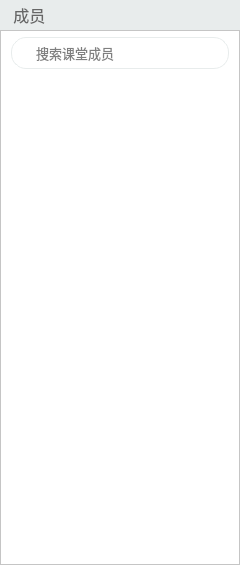
<?xml version="1.0" encoding="UTF-8"?>
<ui version="4.0">
 <class>MemberWidget</class>
 <widget class="QWidget" name="MemberWidget">
  <property name="geometry">
   <rect>
    <x>0</x>
    <y>0</y>
    <width>240</width>
    <height>565</height>
   </rect>
  </property>
  <property name="sizePolicy">
   <sizepolicy hsizetype="Fixed" vsizetype="Preferred">
    <horstretch>0</horstretch>
    <verstretch>0</verstretch>
   </sizepolicy>
  </property>
  <property name="windowTitle">
   <string>Form</string>
  </property>
  <layout class="QGridLayout" name="gridLayout">
   <property name="leftMargin">
    <number>0</number>
   </property>
   <property name="topMargin">
    <number>0</number>
   </property>
   <property name="rightMargin">
    <number>0</number>
   </property>
   <property name="bottomMargin">
    <number>0</number>
   </property>
   <property name="spacing">
    <number>0</number>
   </property>
   <item row="1" column="0">
    <widget class="QFrame" name="member_frame">
     <property name="minimumSize">
      <size>
       <width>240</width>
       <height>0</height>
      </size>
     </property>
     <property name="maximumSize">
      <size>
       <width>240</width>
       <height>16777215</height>
      </size>
     </property>
     <property name="styleSheet">
      <string notr="true">QFrame {
	background: #ffffff;
	border-left: 1px solid #E8ECEC;
}

/*整体*/
QScrollBar:vertical {
    border: none;
    background-color: #F3F4F8;
    width: 5px;
}

QScrollBar:vertical:hover {
    border: none;
    background-color: rgb(220, 220, 220);
    width: 5px;
}


/*滚动条*/
QScrollBar::handle:vertical {
	border-radius: 2px;
    background: rgb(220, 220, 220);
    min-height: 20px;
}

/*滚动条：悬浮*/
QScrollBar::handle:vertical:hover {
	border-radius: 2px;
    background: rgb(200, 200, 200);
    min-height: 20px;
}

/*下箭头*/
QScrollBar::add-line:vertical {
    height: 0;
    subcontrol-position: bottom;
    subcontrol-origin: margin;
}

/*上箭头*/
QScrollBar::sub-line:vertical {
    height: 0px;
    subcontrol-position: top;
    subcontrol-origin: margin;
}</string>
     </property>
     <property name="frameShape">
      <enum>QFrame::StyledPanel</enum>
     </property>
     <property name="frameShadow">
      <enum>QFrame::Raised</enum>
     </property>
     <layout class="QVBoxLayout" name="verticalLayout">
      <property name="leftMargin">
       <number>0</number>
      </property>
      <property name="topMargin">
       <number>6</number>
      </property>
      <property name="rightMargin">
       <number>0</number>
      </property>
      <property name="bottomMargin">
       <number>0</number>
      </property>
      <item>
       <widget class="QFrame" name="search_frame">
        <property name="sizePolicy">
         <sizepolicy hsizetype="Preferred" vsizetype="Preferred">
          <horstretch>0</horstretch>
          <verstretch>0</verstretch>
         </sizepolicy>
        </property>
        <property name="styleSheet">
         <string notr="true">border: 1px solid #E8ECEC;
border-radius: 15px;
margin-left: 10px;
margin-right: 10px;
</string>
        </property>
        <property name="frameShape">
         <enum>QFrame::StyledPanel</enum>
        </property>
        <property name="frameShadow">
         <enum>QFrame::Raised</enum>
        </property>
        <layout class="QGridLayout" name="gridLayout_3">
         <property name="leftMargin">
          <number>2</number>
         </property>
         <property name="topMargin">
          <number>5</number>
         </property>
         <property name="rightMargin">
          <number>5</number>
         </property>
         <property name="bottomMargin">
          <number>5</number>
         </property>
         <item row="0" column="0">
          <widget class="QLineEdit" name="search_lineEdit">
           <property name="minimumSize">
            <size>
             <width>0</width>
             <height>0</height>
            </size>
           </property>
           <property name="maximumSize">
            <size>
             <width>16777215</width>
             <height>16777215</height>
            </size>
           </property>
           <property name="font">
            <font>
             <family>微软雅黑</family>
             <pointsize>10</pointsize>
            </font>
           </property>
           <property name="styleSheet">
            <string notr="true">background: none;
border: none;
padding-left: 10px;</string>
           </property>
           <property name="placeholderText">
            <string>搜索课堂成员</string>
           </property>
          </widget>
         </item>
         <item row="0" column="1">
          <widget class="QPushButton" name="search_btn">
           <property name="sizePolicy">
            <sizepolicy hsizetype="Fixed" vsizetype="Fixed">
             <horstretch>0</horstretch>
             <verstretch>0</verstretch>
            </sizepolicy>
           </property>
           <property name="cursor">
            <cursorShape>PointingHandCursor</cursorShape>
           </property>
           <property name="styleSheet">
            <string notr="true">background: none;
border: none;</string>
           </property>
           <property name="text">
            <string/>
           </property>
           <property name="icon">
            <iconset resource="../../Status.qrc">
             <normaloff>:/button/Resources/material/button/search.png</normaloff>:/button/Resources/material/button/search.png</iconset>
           </property>
          </widget>
         </item>
        </layout>
       </widget>
      </item>
      <item>
       <widget class="QListWidget" name="member_view">
        <property name="styleSheet">
         <string notr="true">QListWidget {
	border: none;
	background: #ffffff;
}</string>
        </property>
        <property name="horizontalScrollBarPolicy">
         <enum>Qt::ScrollBarAlwaysOff</enum>
        </property>
       </widget>
      </item>
     </layout>
    </widget>
   </item>
   <item row="0" column="0">
    <widget class="QLabel" name="label_9">
     <property name="sizePolicy">
      <sizepolicy hsizetype="Preferred" vsizetype="Fixed">
       <horstretch>0</horstretch>
       <verstretch>0</verstretch>
      </sizepolicy>
     </property>
     <property name="minimumSize">
      <size>
       <width>0</width>
       <height>30</height>
      </size>
     </property>
     <property name="maximumSize">
      <size>
       <width>16777215</width>
       <height>30</height>
      </size>
     </property>
     <property name="font">
      <font>
       <family>微软雅黑</family>
       <pointsize>12</pointsize>
       <weight>50</weight>
       <bold>false</bold>
      </font>
     </property>
     <property name="styleSheet">
      <string notr="true">color: #666666;
background-color: #E8ECEC;
border: 1px solid #E8ECEC;</string>
     </property>
     <property name="text">
      <string>  成员</string>
     </property>
     <property name="scaledContents">
      <bool>true</bool>
     </property>
    </widget>
   </item>
  </layout>
 </widget>
 <resources>
  <include location="../../Status.qrc"/>
 </resources>
 <connections/>
</ui>
